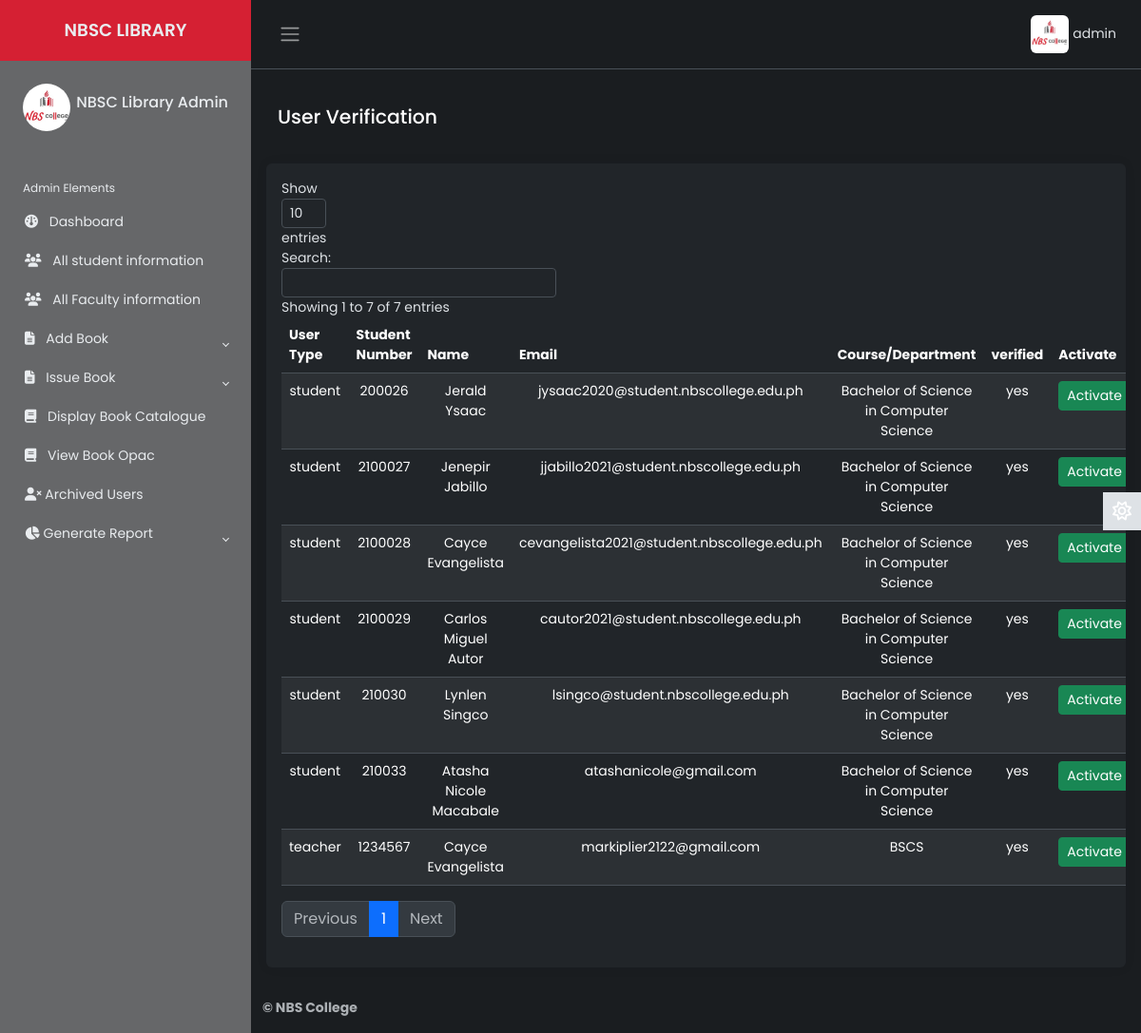
/Source/librarian/status.php (signed in), run on an earlier commit of the app's database.
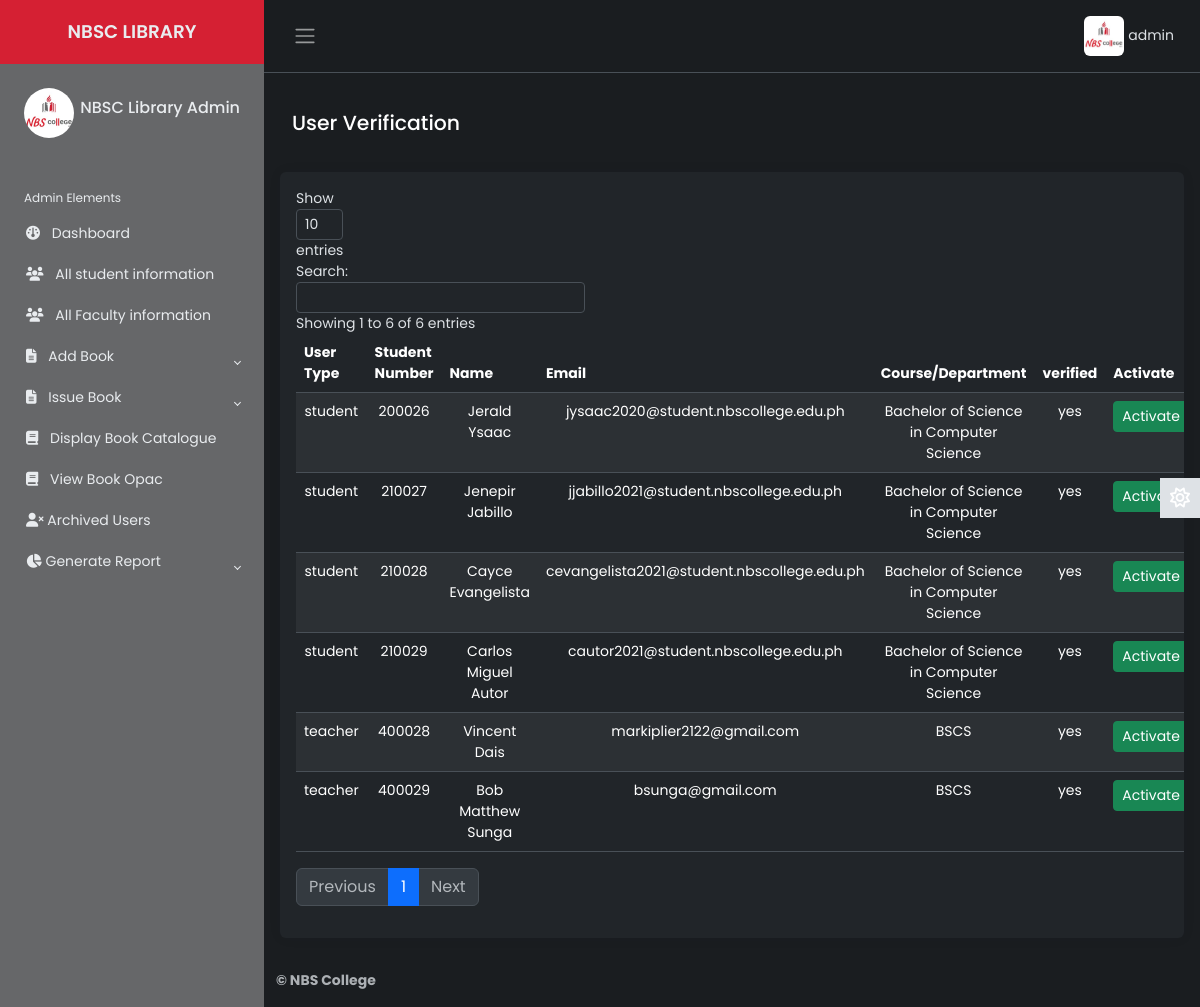
And on a later commit of the database.
### tables this page shows
CREATE TABLE `lib_registration` (
  `id` int(2) NOT NULL,
  `name` varchar(50) NOT NULL,
  `username` varchar(20) NOT NULL,
  `password` varchar(20) NOT NULL,
  `email` varchar(50) NOT NULL,
  `phone` varchar(20) NOT NULL,
  `address` varchar(100) NOT NULL,
  `photo` varchar(500) NOT NULL,
  `status` varchar(7) NOT NULL
);

CREATE TABLE `student` (
  `student_number` varchar(20) NOT NULL,
  `first_name` varchar(50) NOT NULL,
  `last_name` varchar(50) NOT NULL,
  `middle_name` varchar(50) NOT NULL,
  `email` varchar(50) NOT NULL,
  `course` varchar(250) NOT NULL,
  `year` varchar(20) NOT NULL,
  `semester` varchar(20) NOT NULL,
  `password` varchar(100) NOT NULL,
  `user_type` varchar(7) NOT NULL,
  `photo` varchar(500) NOT NULL,
  `status` varchar(7) NOT NULL,
  `vkey` varchar(255) NOT NULL,
  `verified` varchar(3) NOT NULL
);

CREATE TABLE `teacher` (
  `id_number` varchar(20) NOT NULL,
  `first_name` varchar(50) NOT NULL,
  `last_name` varchar(50) NOT NULL,
  `middle_name` varchar(50) NOT NULL,
  `email` varchar(50) NOT NULL,
  `dept` varchar(50) NOT NULL,
  `password` varchar(50) NOT NULL,
  `user_type` varchar(50) NOT NULL,
  `photo` varchar(5000) NOT NULL,
  `status` varchar(7) NOT NULL,
  `vkey` varchar(255) NOT NULL,
  `verified` varchar(3) NOT NULL
);

### Source/librarian/status.php (the view, shortened to what the changed rows need)
        <?php
    include 'inc/connection.php';
    include 'inc/header.php';
 ?>
            <main class="content px-3 py-2">
            <br>
            <div class="card border-0">
                        <div class="card-body">
                            <table class="table table-hover text-center table-striped" id="dtBasicExample">
                                <thead>
                                    <tr>
                                        <th scope="col">User Type</th>
                                        <th scope="col">Student Number</th>
                                        <th scope="col">Name</th>
                                        <th scope="col">Email</th>
                                        <th scope="col">Course/Department</th>
                                        <th scope="col">verified</th>
                                        <th>Activate</th>
                                    </tr>
                                </thead>
                                <tbody>
                                <?php
                                        $res= mysqli_query($link, "select * from student");
                                        while ($row=mysqli_fetch_array($res)) {
                                            echo "<tr>";
                                            echo "<td>"; echo $row["user_type"]; echo "</td>";
                                            echo "<td>"; echo $row["student_number"]; echo "</td>";
                                            echo "<td>"; echo $row["first_name"]; "<td>"; echo " "; echo $row["last_name"]; echo "</td>";
                                            echo "<td>"; echo $row["email"]; echo "</td>";
                                            echo "<td>"; echo $row["course"]; echo "</td>";
                                            echo "<td>"; echo $row["verified"]; echo "</td>";
                                            echo "<td>";
                                                ?>
                                                <button class='btn btn-success btn-sm' onclick="activateUserConfirmation('<?php echo $row["student_number"]; ?>', '<?php echo $row["first_name"] . ' ' . $row["last_name"]; ?>')">Activate</button>
                                                <?php
                                            echo "</td>";
                                                ?>
                                                <?php
                                            echo "</tr>";
                                        }
                                        $res1= mysqli_query($link, "select * from teacher");
                                        while ($row1=mysqli_fetch_array($res1)) {
                                            echo "<tr>";
                                            echo "<td>"; echo $row1["user_type"]; echo "</td>";
                                            echo "<td>"; echo $row1["id_number"]; echo "</td>";
                                            echo "<td>"; echo $row1["first_name"]; "<td>"; echo " "; echo $row1["last_name"]; echo "</td>";
                                            echo "<td>"; echo $row1["email"]; echo "</td>";
                                            echo "<td>"; echo $row1["dept"]; echo "</td>";
                                            echo "<td>"; echo $row1["verified"]; echo "</td>";
                                            echo "<td>";
                                                ?>
                                                <button class='btn btn-success btn-sm' onclick="activateUserConfirmation('<?php echo $row1["id_number"]; ?>', '<?php echo $row1["first_name"] . ' ' . $row1["last_name"]; ?>')">Activate</button>
                                                <?php
                                            echo "</td>";
                                                ?>
                                                <?php
                                            echo "</tr>";
                                        }
                                   ?>
                                </tbody>
                            </table>
                        </div>
                    </div>
</main>

### Source/librarian/inc/header.php (shortened to what the changed rows need)
<?php
    include 'inc/connection.php';
 ?>
<!DOCTYPE html>
<html lang="en" data-bs-theme="dark">
<head>
    <link href="https://cdn.datatables.net/v/dt/jszip-3.10.1/dt-2.0.3/b-3.0.1/b-html5-3.0.1/b-print-3.0.1/datatables.min.css" rel="stylesheet">
    <link rel="stylesheet" href="inc/css/bootstrap.min.css">
    <link rel="stylesheet" href="inc/css/custom1.css">
    <link rel="stylesheet" href="inc/css/animate.css">
</head>
<body>
    <div class="wrapper">
    <aside id="sidebar" class="js-sidebar">
            <div class="h-100">
                <ul class="sidebar-nav">
                    <li class="sidebar-header">
                        <span>
                        <?php
                            $res = mysqli_query($link, "select * from lib_registration where username='".$_SESSION['username']."'");
                            while ($row = mysqli_fetch_array($res)){
                                ?><img src="<?php echo $row["photo"]; ?> " height="50px" width="50px" alt="something wrong" class="rounded-circle"></a> <?php
                            }
                        ?>
                        </span>
                        <h6 style="float: right; margin-top: 10px;">
							<?php
								$res = mysqli_query($link, "select * from lib_registration where username='".$_SESSION['username']."'");
								while ($row = mysqli_fetch_array($res)){
								$name  =  $row["name"];
								echo $name;
								}
							?>
            			</h6>
                    </li>
                    <br>
                </ul>
            </div>
        </aside>
        <div class="main">
            <nav class="navbar navbar-expand px-3 border-bottom">
                <div class="navbar-collapse navbar">
                        <ul class="navbar-nav" style="margin-right:10px;">
                        <li class="nav-item dropdown">
								<?php
                                     $res = mysqli_query($link, "select * from lib_registration where username='".$_SESSION['username']."'");
                                     while ($row = mysqli_fetch_array($res)){
                                         ?><a href="#" data-bs-toggle="dropdown" class="nav-icon pe-md-0" style="color: inherit;"><img src="<?php echo $row["photo"]; ?>" alt=""class="avatar img-fluid rounded"> <span><?php echo $_SESSION["username"]; ?></span></a> <?php
                                     }
                                ?>
                        </li>
                    </ul>
                </div>
            </nav>
</body>
</html>

What changed in the data, as far as the page shows it:
removed student: user_type "student", student_number "2100027", first_name "Jenepir", last_name "Jabillo", email "jjabillo2021@student.nbscollege.edu.ph", course "Bachelor of Science in Computer Science", verified "yes"
removed student: user_type "student", student_number "2100028", first_name "Cayce", last_name "Evangelista", email "cevangelista2021@student.nbscollege.edu.ph", course "Bachelor of Science in Computer Science", verified "yes"
removed student: user_type "student", student_number "2100029", first_name "Carlos Miguel", last_name "Autor", email "cautor2021@student.nbscollege.edu.ph", course "Bachelor of Science in Computer Science", verified "yes"
removed student: user_type "student", student_number "210030", first_name "Lynlen", last_name "Singco", email "lsingco@student.nbscollege.edu.ph", course "Bachelor of Science in Computer Science", verified "yes"
removed student: user_type "student", student_number "210033", first_name "Atasha Nicole", last_name "Macabale", email "atashanicole@gmail.com", course "Bachelor of Science in Computer Science", verified "yes"
removed teacher: user_type "teacher", id_number "1234567", first_name "Cayce", last_name "Evangelista", email "markiplier2122@gmail.com", dept "BSCS", verified "yes"
added student: user_type "student", student_number "210027", first_name "Jenepir", last_name "Jabillo", email "jjabillo2021@student.nbscollege.edu.ph", course "Bachelor of Science in Computer Science", verified "yes"
added student: user_type "student", student_number "210028", first_name "Cayce", last_name "Evangelista", email "cevangelista2021@student.nbscollege.edu.ph", course "Bachelor of Science in Computer Science", verified "yes"
added student: user_type "student", student_number "210029", first_name "Carlos Miguel", last_name "Autor", email "cautor2021@student.nbscollege.edu.ph", course "Bachelor of Science in Computer Science", verified "yes"
added teacher: user_type "teacher", id_number "400028", first_name "Vincent", last_name "Dais", email "markiplier2122@gmail.com", dept "BSCS", verified "yes"
added teacher: user_type "teacher", id_number "400029", first_name "Bob Matthew", last_name "Sunga", email "bsunga@gmail.com", dept "BSCS", verified "yes"
Also different on the page:
text written by a page script: "Show entries Search: Showing 1 to 7 of 7 entries Previous 1 Next" → "Show entries Search: Showing 1 to 6 of 6 entries Previous 1 Next"
